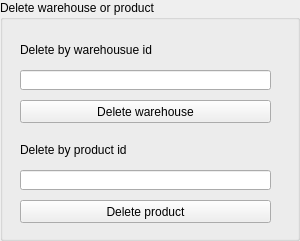
   <widget class="QGroupBox" name="group_delete_warehouse_product">
    <property name="geometry">
     <rect>
      <x>970</x>
      <y>100</y>
      <width>300</width>
      <height>241</height>
     </rect>
    </property>
    <property name="title">
     <string>Delete warehouse or product</string>
    </property>
    <widget class="QLabel" name="label_delete_warehouse">
     <property name="geometry">
      <rect>
       <x>20</x>
       <y>40</y>
       <width>261</width>
       <height>20</height>
      </rect>
     </property>
     <property name="text">
      <string>Delete by warehousue id</string>
     </property>
    </widget>
    <widget class="QLabel" name="label_delete_products">
     <property name="geometry">
      <rect>
       <x>20</x>
       <y>140</y>
       <width>261</width>
       <height>20</height>
      </rect>
     </property>
     <property name="text">
      <string>Delete by product id</string>
     </property>
    </widget>
    <widget class="QPushButton" name="button_delete_warehouse">
     <property name="geometry">
      <rect>
       <x>20</x>
       <y>100</y>
       <width>251</width>
       <height>23</height>
      </rect>
     </property>
     <property name="text">
      <string>Delete warehouse</string>
     </property>
    </widget>
    <widget class="QLineEdit" name="edit_delete_warehouse">
     <property name="geometry">
      <rect>
       <x>20</x>
       <y>70</y>
       <width>251</width>
       <height>20</height>
      </rect>
     </property>
    </widget>
    <widget class="QLineEdit" name="edit_delete_products">
     <property name="geometry">
      <rect>
       <x>20</x>
       <y>170</y>
       <width>251</width>
       <height>20</height>
      </rect>
     </property>
    </widget>
    <widget class="QPushButton" name="button_delete_product">
     <property name="geometry">
      <rect>
       <x>20</x>
       <y>200</y>
       <width>251</width>
       <height>23</height>
      </rect>
     </property>
     <property name="text">
      <string>Delete product</string>
     </property>
    </widget>
   </widget>
